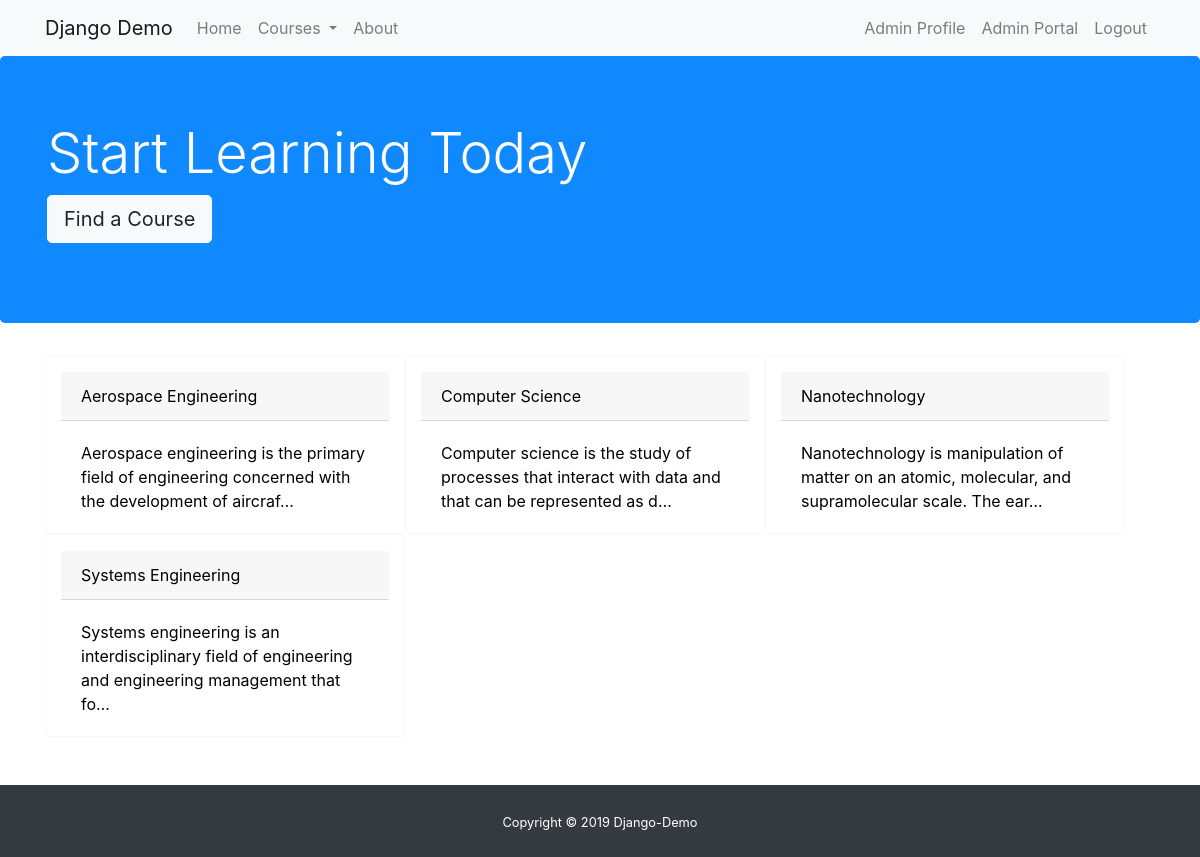
The app's page / (signed in) with its own data.
### main/models.py (models this page shows)
class Subject(models.Model):
    title = models.CharField(max_length=100, null=False)
    description = models.TextField(null=False)
    slug = models.SlugField()
    def __str__(self):
        return f'{self.title}'

### main/views.py (the view)
# urls.py: path('', IndexListView.as_view(), name='main-index')
class IndexListView(ListView):
    model = Subject
    template_name = 'main/index.html'
    context_object_name = 'subjects'
    ordering = ['title']
    extra_context = {'title': 'Index'}

### main/context_processor.py (called while the page is built)
def custom_context(request):
    subjects = Subject.objects.all()
    courses = Course.objects.all()
    videos = CourseVideo.objects.all()
    comments = Comment.objects.all()
    profile = Profile.objects.all()
    return {
        'subjects': subjects,
        'courses': courses,
        'videos': videos,
        'comments': comments,
        'profile': profile
    }

### main/templates/main/index.html
{% extends "main/base.html" %}
{% block content %}
    <div class="jumbotron">
        <div class="container">
            <h1 class="display-4 text-white">Start Learning Today</h1>
            <p class="lead">
                <a class="btn btn-light btn-lg" href="#find-course" role="button">Find a Course</a>
            </p>
        </div>
    </div>
        <div class="container pb-5">
            <div class="row col-12" id="find-course">
                {% for subject in subjects %}
                    <div class="card border-light col-lg-4 pt-3">
                        <a href="{% url 'main-subjects' subject.slug %}" id="anchor-no-style">
                            <div class="card-header">{{ subject.title }}</div>
                            <div class="card-body">
                                <p class="card-text">{{ subject.description|truncatechars:"100" }}</p>
                            </div>
                        </a>
                    </div>
                {% endfor %}
            </div>
        </div>
{% endblock %}

### main/templates/main/base.html (shortened to what this page needs)
{% load static %}
<!DOCTYPE html>
<html lang="en">
<head>
    <link rel="stylesheet" href="https://maxcdn.bootstrapcdn.com/bootstrap/4.0.0/css/bootstrap.min.css">
    <link rel="stylesheet" type="text/css" href="{% static 'main/css/main.css' %}">
</head>
<body>
<nav class="navbar navbar-expand-lg navbar-light bg-light sticky-top">
    <div class="container">
        <a class="navbar-brand" href="{% url "main-index" %}">Django Demo</a>
        <div class="collapse navbar-collapse" id="navbarNav">
            <div class="mr-auto">
                <ul class="navbar-nav">
                    <li class="nav-item">
                        <a class="nav-link" href="{% url 'main-index' %}">Home</a>
                    </li>
                    <li class="nav-item dropdown">
                        <a class="nav-link dropdown-toggle" href="#"
                           id="navbarDropdown" role="button" data-toggle="dropdown" aria-haspopup="true" aria-expanded="false">
                            Courses
                        </a>
                    </li>
                    <li class="nav-item">
                        <a class="nav-link" href="{% url 'main-about' %}">About</a>
                    </li>
                </ul>
            </div>
            <div>
                <ul class="navbar-nav">
                    {% if user.is_authenticated %}
                        <li class="nav-item">
                            <a class="nav-link" href="{% url 'profile' %}">{{ user.username|title }} Profile</a>
                        </li>
                        {% if user.is_superuser %}
                            <li class="nav-item">
                                <a class="nav-link" href="{{ url }}/admin/">Admin Portal</a>
                            </li>
                        {% endif %}
                        <li class="nav-item">
                            <a class="nav-link" href="{% url 'logout' %}">Logout</a>
                        </li>
                    {% endif %}
                </ul>
            </div>
        </div>
    </div>
</nav>
<main role="main" style="min-height: 600px">
    {% block content %}{% endblock %}
</main>
<footer id="sticky-footer" class="py-4 bg-dark text-white">
    <div class="container text-center">
        <small>Copyright &copy; 2019 Django-Demo</small>
    </div>
</footer>
</body>
</html>

### main/static/main/css/main.css (style rules this page uses)
.jumbotron { background-color: #1089ff; }
#anchor-no-style { color: black; text-decoration: none; }

### records on screen
Subject: title "Aerospace Engineering", description "Aerospace engineering is the primary field of engineering concerned with the development of aircraf…"
Subject: title "Computer Science", description "Computer science is the study of processes that interact with data and that can be represented as d…"
Subject: title "Nanotechnology", description "Nanotechnology is manipulation of matter on an atomic, molecular, and supramolecular scale. The ear…"
Subject: title "Systems Engineering", description "Systems engineering is an interdisciplinary field of engineering and engineering management that fo…"

### other values on screen
{{ user.username|title }} "Admin"
